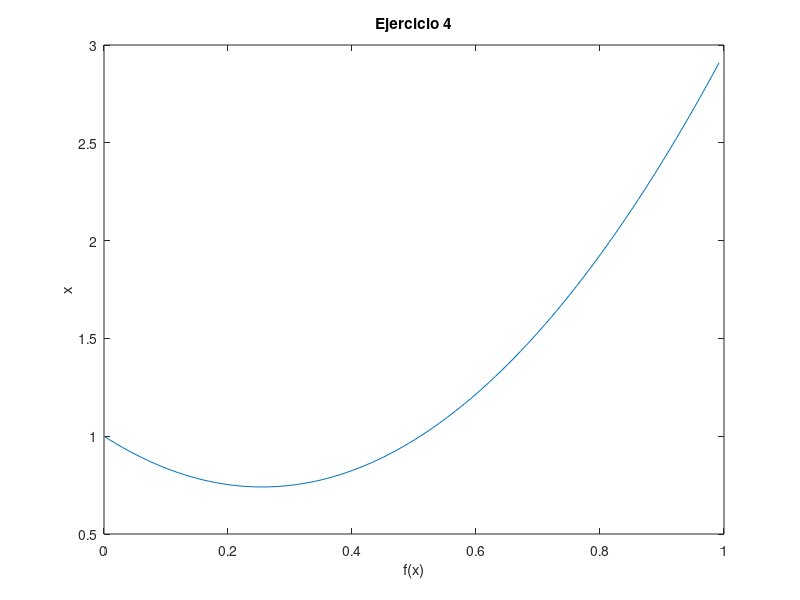

Write MATLAB code to recreate this figure.
x0 = 0;
xf = 5;
dx = 0.01;
imax = (xf - x0) / dx;

f = @(x) 8*x - 2;
x = linspace(x0, xf, imax);
y = zeros(1, imax);

y(1) = 1;

for k = 1:imax
    y(k + 1) = y(k) + (dx * f(x(k)));
   
end

plot(x(1:imax/5), y(1:imax/5))
title('Ejercicio 4')
xlabel('f(x)')
ylabel('x')
fprintf("Cuando t=4.5, x=%f", y(4.5/dx));